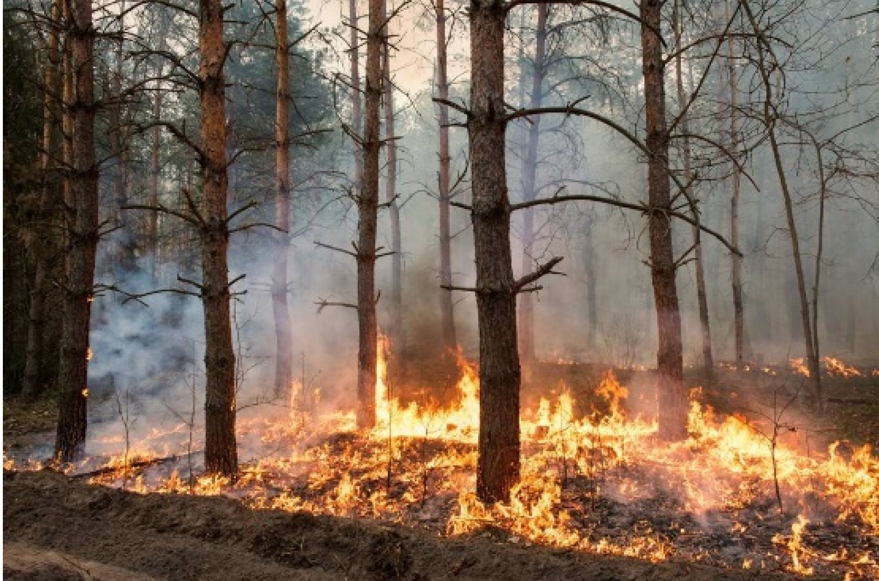
#> input picture fire_sample.png, 879 x 581 px, given in place of fire_sample.jpg, which was not available
$ python motionimage.py
#> lines starting #> are read from the running program, lines starting #| are printed output that depends on the picture; after the words box and inside, x2 and y2 are one past the last pixel; in counts of white or black regions, pixels touching at a corner belong together; pictures that were not available may be replaced by others from this repository, and a replacement may not be noted
import cv2
import numpy as np
import matplotlib.pyplot as plt

# Function to display images
def show_images(images, titles, figsize=(20, 10)):
    plt.figure(figsize=figsize)
    for i, (img, title) in enumerate(zip(images, titles)):
        plt.subplot(1, len(images), i + 1)
        plt.imshow(img, cmap='gray' if len(img.shape) == 2 else None)
        plt.title(title)
        plt.axis('off')
    plt.show()

# Load input image
image_path = 'fire_sample.jpg'
image = cv2.imread(image_path)
#> image is the input picture: shape (581, 879, 3); mean B, G, R 86, 102, 122.1

if image is None:
    raise ValueError(f"Error: Unable to load image from '{image_path}'.")

image_rgb = cv2.cvtColor(image, cv2.COLOR_BGR2RGB)

# Fire Detection (HSV + YCbCr Mask)
def get_fire_mask(image):
    image_hsv = cv2.cvtColor(image, cv2.COLOR_BGR2HSV)
#> image_hsv: shape (581, 879, 3); mean H, S, V 28, 85.4, 123.6
    image_ycbcr = cv2.cvtColor(image, cv2.COLOR_BGR2YCrCb)
#> image_ycbcr: shape (581, 879, 3); mean of channels 0, 1, 2 106.2, 139.3, 116.6

    # Split channels
    H, S, V = cv2.split(image_hsv)
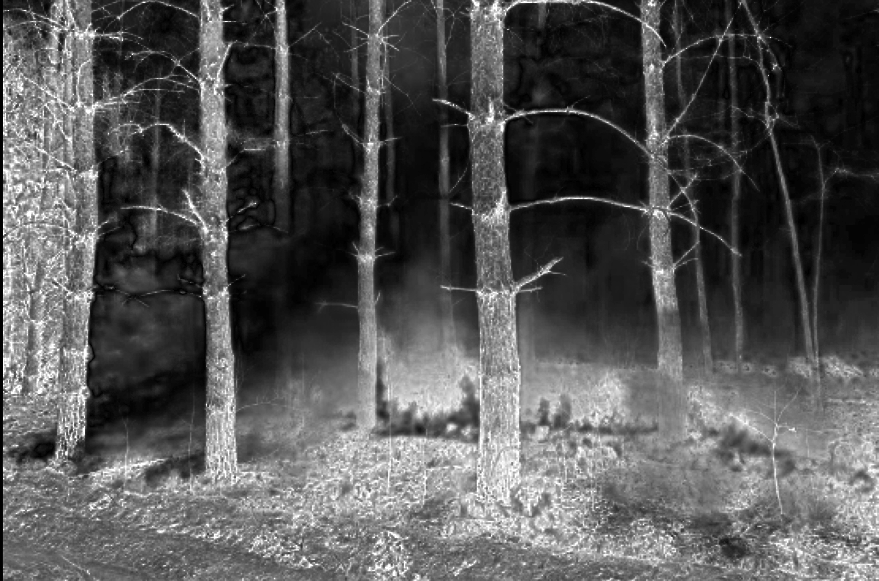
#> S: shape (581, 879); min 0, max 255, mean 85.4
    Y, Cr, Cb = cv2.split(image_ycbcr)
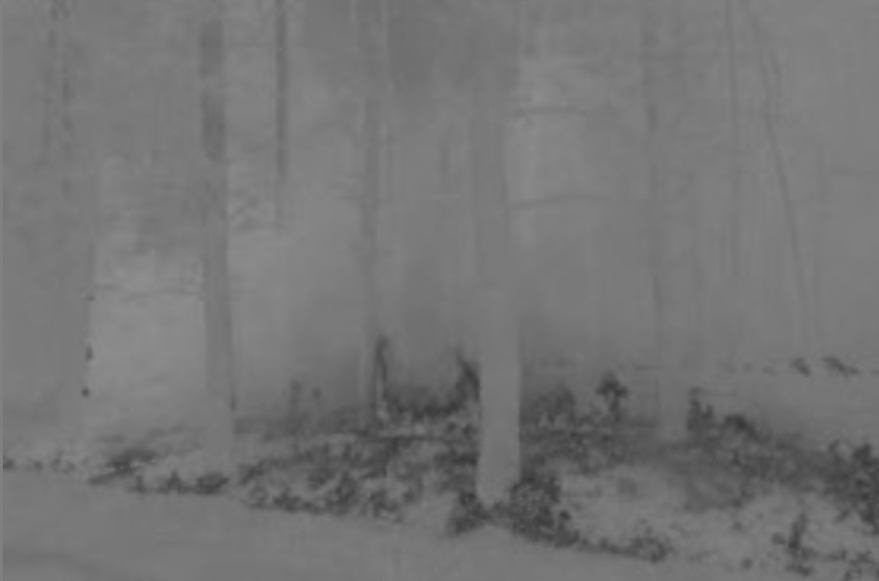
#> Cb: shape (581, 879); min 56, max 143, mean 116.6

    # Fire detection thresholds
    hsv_mask = (H >= 0) & (H <= 50) & (S > 100) & (V > 150)
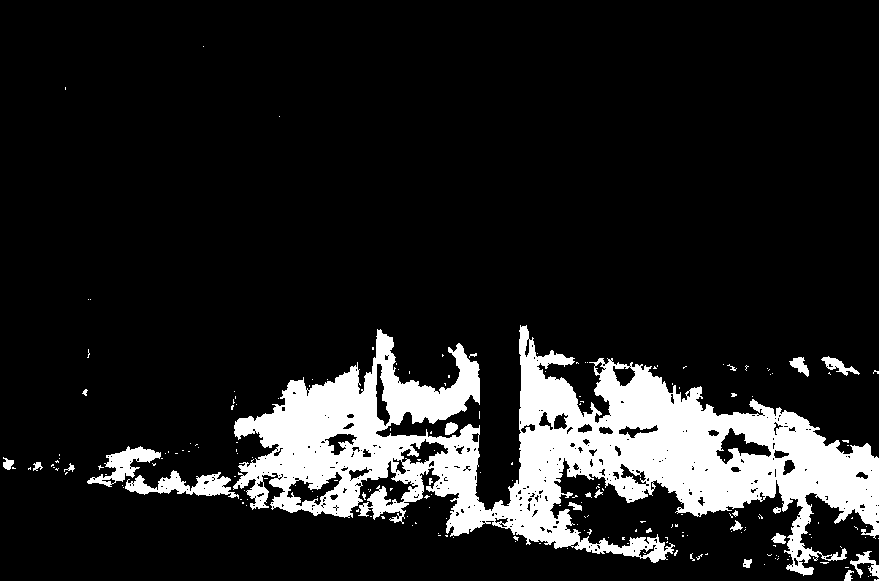
#> hsv_mask: shape (581, 879) bool; 13.2% white; 201 white regions (178 under 20 px), largest, box (x1, y1, x2, y2) and area: (233, 325, 879, 576) 62800, (125, 470, 239, 499) 1437, (87, 446, 161, 487) 1109
    ycbcr_mask = (Cr > 135) & (Cb < 120) & (Y > 140)
#> ycbcr_mask: shape (581, 879) bool; 13% white; 486 white regions (399 under 20 px), largest, box (x1, y1, x2, y2) and area: (493, 375, 879, 547) 23743, (235, 332, 480, 488) 16682, (387, 0, 438, 98) 3914

    # Combine masks with logical AND
    fire_mask = hsv_mask & ycbcr_mask
#> fire_mask: shape (581, 879) bool; 8.2% white; 358 white regions (305 under 20 px), largest, box (x1, y1, x2, y2) and area: (493, 375, 879, 547) 21741, (235, 332, 480, 488) 10984, (424, 447, 494, 535) 1948
    return np.uint8(fire_mask * 255)

fire_mask = get_fire_mask(image)

# Applying morphological refinement
kernel = np.ones((5, 5), np.uint8)
fire_mask_refined = cv2.morphologyEx(fire_mask, cv2.MORPH_OPEN, kernel)
#> fire_mask_refined: shape (581, 879); 5.9% white; 86 white regions, largest, box (x1, y1, x2, y2) and area: (589, 399, 774, 514) 8020, (236, 367, 361, 476) 5814, (774, 431, 879, 502) 3213
fire_mask_refined = cv2.morphologyEx(fire_mask_refined, cv2.MORPH_CLOSE, kernel)
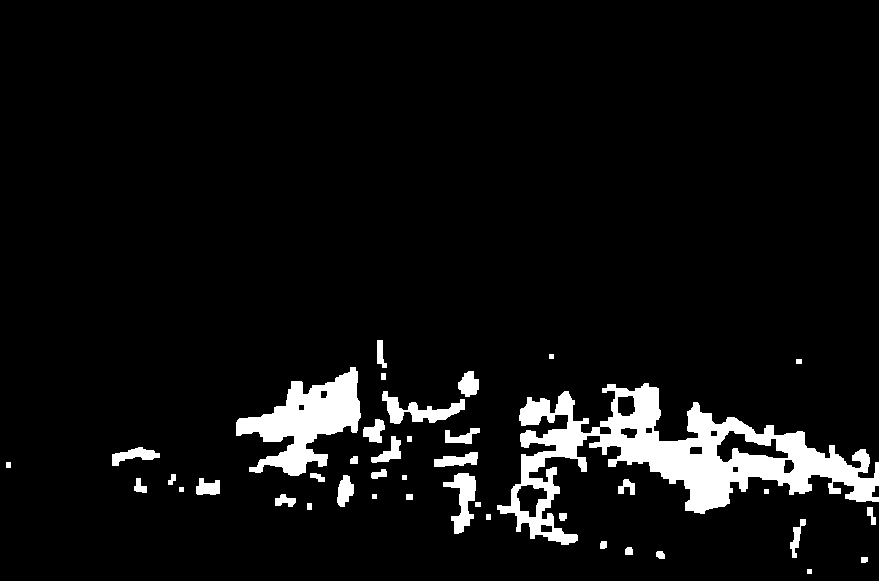
#> fire_mask_refined: shape (581, 879); 6.3% white; 41 white regions

# Fire Region Analysis (Contour Detection + Area Calculation)
contours, _ = cv2.findContours(fire_mask_refined, cv2.RETR_EXTERNAL, cv2.CHAIN_APPROX_SIMPLE)
#> contours = 41 contours, 6 with area under 20; largest, box (x1, y1, x2, y2) and area: (497, 383, 879, 545) 20346, (236, 367, 361, 476) 6083, (382, 391, 465, 424) 956, (443, 473, 476, 534) 855, (112, 447, 160, 466) 394

# Filter small fire regions
min_area = 500
valid_contours = [cnt for cnt in contours if cv2.contourArea(cnt) > min_area]
#> valid_contours = 4 contours; box (x1, y1, x2, y2) and area: (497, 383, 879, 545) 20346, (236, 367, 361, 476) 6083, (382, 391, 465, 424) 956, (443, 473, 476, 534) 855

# Fire Area Calculation (Assuming 0.01 m² per pixel)
scaling_factor = 0.01
fire_area = sum(cv2.contourArea(cnt) for cnt in valid_contours) * scaling_factor
#> fire_area = 282.4
print(f"Estimated Fire Area: {fire_area:.2f} square meters")
#| Estimated Fire Area: 282.41 square meters

# Drawing contours on the original image
output_image = image_rgb.copy()
for cnt in valid_contours:
    area = cv2.contourArea(cnt) * scaling_factor
    M = cv2.moments(cnt)
    if M["m00"] != 0:
        cX = int(M["m10"] / M["m00"])
        cY = int(M["m01"] / M["m00"])
        cv2.putText(output_image, f"{area:.2f} m²", (cX, cY), cv2.FONT_HERSHEY_SIMPLEX, 0.6, (255, 0, 0), 2)
#> this loop made 4 passes
#> (area, cX, cY) on passes 3 to 4: (203.5, 675, 456), (60.83, 306, 420)
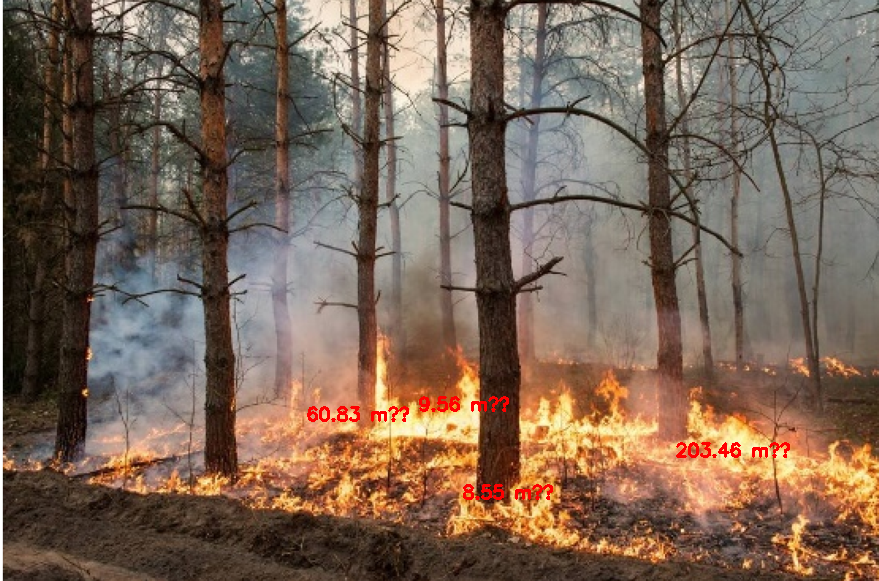
#> output_image: shape (581, 879, 3); mean R, G, B 122.3, 101.3, 85.6

cv2.drawContours(output_image, valid_contours, -1, (255, 0, 0), 2)
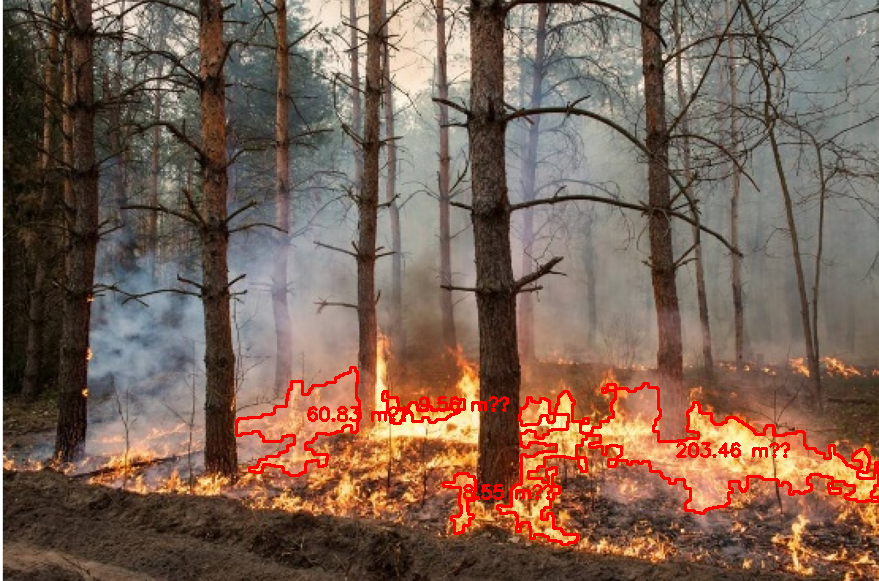
#> output_image: shape (581, 879, 3); 2.03% of pixels changed, all inside (x1, y1, x2, y2) = (235, 366, 879, 546)

# 3. Simulating Fire Spread Using Edge Detection (Motion Approximation)
edges = cv2.Canny(fire_mask_refined, 50, 150)  # Detect edges of the fire regions
#> edges: shape (581, 879); 1.1% white in thin lines or dots, all inside (x1, y1, x2, y2) = (5, 339, 879, 574)

# Simulating motion by shifting fire mask slightly
fire_mask_shifted = np.roll(fire_mask_refined, 5, axis=0)
#> fire_mask_shifted: shape (581, 879); 6.3% white; 41 white regions, largest, box (x1, y1, x2, y2) and area: (497, 388, 879, 550) 19050, (236, 372, 361, 481) 6313, (382, 396, 465, 429) 1086

# Fire expansion estimation by comparing shifted mask
fire_expansion = cv2.absdiff(fire_mask_refined, fire_mask_shifted)
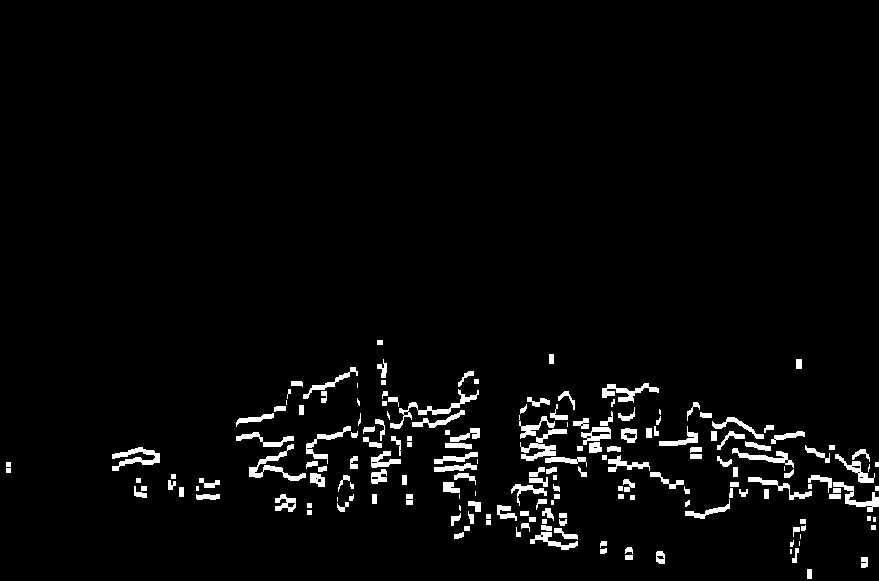
#> fire_expansion: shape (581, 879); 3.3% white; 188 white regions (20 under 20 px), largest, box (x1, y1, x2, y2) and area: (390, 389, 479, 429) 521, (520, 429, 567, 461) 510, (249, 444, 306, 481) 510

#  results
show_images(
    [image_rgb, fire_mask_refined, output_image, edges, fire_expansion],
    ['Original Image', 'Fire Mask', 'Fire Detection + Area', 'Edge Detection (Spread)', 'Simulated Motion']
)
#> the loop in show_images, `for i, (img, title) in enumerate(zip(images, titles)):` made 5 passes
